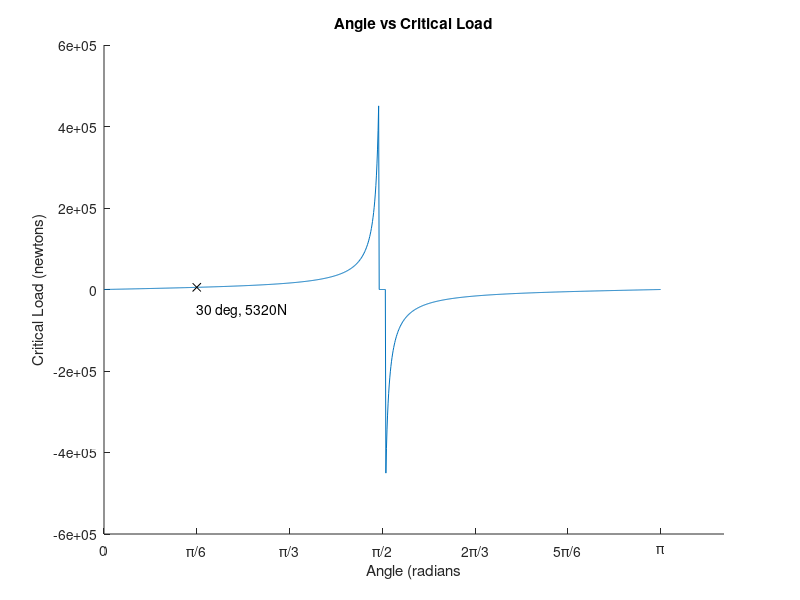

Write MATLAB code to recreate this figure.
theta = linspace(0,pi,1000);
W = zeros(1,1000);
num = 5e5;

for x = 1:1000
    if(tan(theta(x)) * pi^2 * 70e9 * 1/12 * 0.02^4 > num || tan(theta(x)) * pi^2 * 70e9 * 1/12 * 0.02^4 < -num)
        W(x) = 0;
    else
        W(x) = tan(theta(x)) * pi^2 * 70e9 * 1/12 * 0.02^4;
    end
 
end

hold on
xticks
plot(theta,W)
xticks([0 pi/6 pi/3 pi/2  2*pi/3 5*pi/6 pi])
xticklabels({'0','\pi/6','\pi/3','\pi/2','2\pi/3','5\pi/6','\pi'})
xlabel("Angle (radians");
ylabel("Critical Load (newtons)");
title("Angle vs Critical Load");
plot(pi/6,5320,'kx');
text(pi/6,-50000,'30 deg, 5320N')
